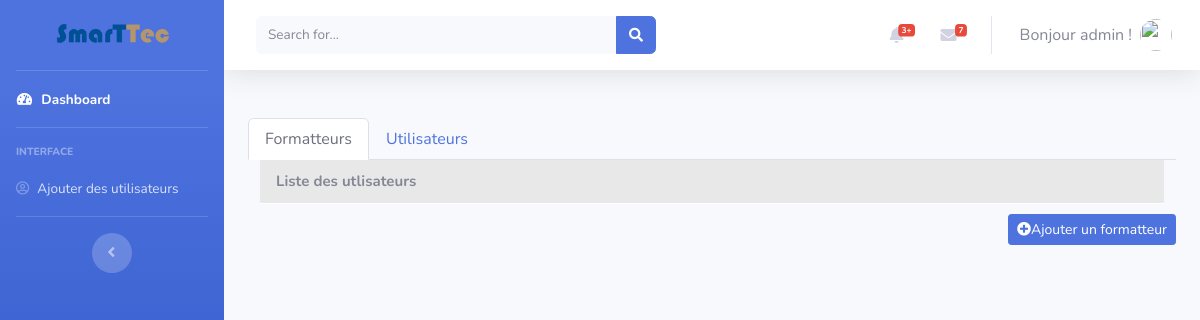
The page /add_users (signed in) on the database as committed earlier.
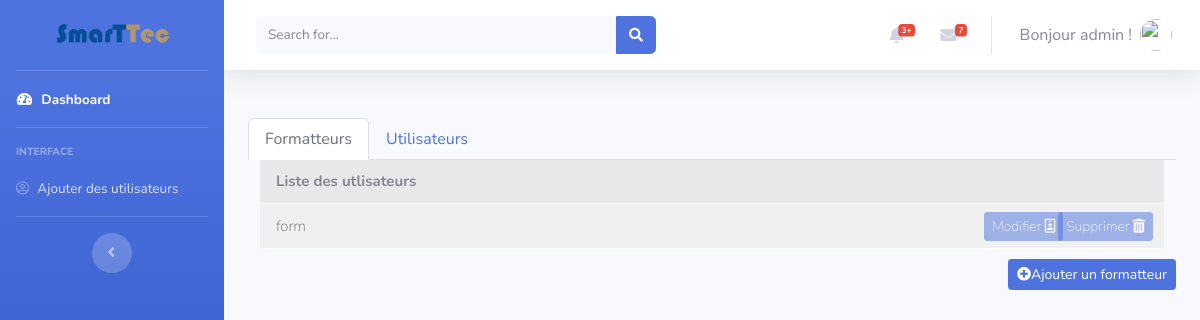
The same page on the database as committed later.
### flaskblog/models.py (models this page shows, shortened)
class User(db.Model, UserMixin):
    id = db.Column(db.Integer, primary_key=True)
    username = db.Column(db.String(20), unique=True, nullable=False)
    email = db.Column(db.String(120), unique=True, nullable=False)
    image_file = db.Column(db.String(20), nullable=False,
                           default='default.jpg')
    password = db.Column(db.String(60), nullable=False)
    acc_rights = db.Column(db.Integer, default=2)
    posts = db.relationship('Post', backref='author', lazy=True)

### flaskblog/main/routes.py (the view)
@main.route("/add_users", methods=['GET', 'POST'])
def add_users():
    if(not(current_user.is_authenticated) or (current_user.acc_rights != 0)):
        abort(403)
    update_form = UpdateAccountForm()
    delete_form = DeleteAccountForm()
    add_form = RegistrationForm()
    if(request.method == 'POST'):
        print(request.json)
    """
    if update_form.data and update_form.validate():
        #print(request.form)
        username=update_form.this_user.data
        user = User.query.filter_by(username=username).first()
        for attr in ['username','email','password']:
            if(update_form.username.data):
                user.username=update_form.username.data
            if(update_form.email.data):
                user.email=update_form.email.data
            if(update_form.password.data):
                user.password=update_form.password.data
        db.session.commit()
        return redirect(url_for('main.add_users'))
    if delete_form.data and delete_form.validate():
        #print(request.form)
        username=delete_form.this_user.data
        user = User.query.filter_by(username=username).first()
        db.session.delete(user)
        db.session.commit()
        return redirect(url_for('main.add_users'))
    if add_form.data and add_form.validate():
        hashed_password = bcrypt.generate_password_hash(
            add_form.password.data).decode('utf-8')
        user = User(username=add_form.username.data,
                    email=add_form.email.data, password=hashed_password,acc_rights=add_form.acc_rights.data)
        db.session.add(user)
        db.session.commit()
        return redirect(url_for('main.add_users'))
    """
    """
    if(request.method == "GET"):
        errors = request.args.getlist('errors')
        print(errors)
    if(not(errors)):
        errors = []
    """
    form_users = User.query.filter_by(acc_rights=1).all()
    users = User.query.filter_by(acc_rights=2).all()
    return render_template('add_users.html', form_users=form_users, users=users, update_form=update_form, add_form=add_form, delete_form=delete_form)

### flaskblog/users/forms.py (shortened to what this page needs)
class UpdateAccountForm(FlaskForm):
    username = StringField('Username',
                           validators=[DataRequired(), Length(max=20)])
    email = StringField('Email',
                        validators=[DataRequired(), Email()])
    picture = FileField('Update Profile Picture', validators=[
                        FileAllowed(['jpg', 'png'])])
    submit = SubmitField('Update')
    password = PasswordField('New Password')
    this_user = HiddenField('this_user')

class DeleteAccountForm(FlaskForm):
    this_user = HiddenField('this_user')
    submit = SubmitField('Delete')

### flaskblog/models.py (called while the page is built)
@login_manager.user_loader
def load_user(user_id):
    return User.query.get(int(user_id))

### flaskblog/templates/startbootstrap-sb-admin-2-gh-pages/add_users.html (shortened to what this page needs)
{% extends 'base.html' %} {% block content %}
<div id="wrapper">
  {% include 'Sidebar.html' %}
  <div id="content-wrapper" class="d-flex flex-column">
    <div id="content">
      {% include 'Topbar.html' %}
      <div class="container-fluid">
        <ul class="nav nav-tabs" id="myTab" role="tablist">
          <li class="nav-item">
            <a
              class="nav-link active"
              id="home-tab"
              data-toggle="tab"
              href="#form"
              role="tab"
              aria-controls="home"
              aria-selected="true"
              >Formatteurs</a
            >
          </li>
          <li class="nav-item">
            <a
              class="nav-link"
              id="profile-tab"
              data-toggle="tab"
              href="#user"
              role="tab"
              aria-controls="profile"
              aria-selected="false"
              >Utilisateurs</a
            >
          </li>
        </ul>
        <div class="tab-content" id="myTabContent">
          <div
            class="tab-pane fade show active"
            id="form"
            role="tabpanel"
            aria-labelledby="contact-tab"
          >
            <div class="col-sm-12 course-section">
              <div class="section-title">
                Liste des utlisateurs
              </div>
              <ul class="section-list">
                {% for user in form_users %}
                <li class="section-item form-modif">
                  <a class="item" href="#">
                    <span class="lecture-icon">
                    </span>
                    <div class="float-left">
                      {{user.username}}
                    </div>
                    <div
                      class="btn-primary btn-sm float-right lecture-start form-modif"
                      data-username="{{user.username}}"
                      data-toggle="modal"
                      data-target="#deleteModal"
                    >
                      Supprimer <i class="fas fa-trash-alt"></i>
                    </div>
                    <div
                      class="btn-primary btn-sm float-right lecture-start form-modif"
                      data-username="{{user.username}}"
                      data-email="{{user.email}}"
                      data-img_path="{{user.image_file}}"
                      data-toggle="modal"
                      data-target="#modifyModal"
                    >
                      Modifier <i class="far fa-id-badge"></i>
                    </div>
                  </a>
                </li>
                {% endfor %}
              </ul>
            </div>
            <div
              class="btn btn-primary btn-sm float-right lecture-start form-modif"
              data-toggle="modal"
              data-target="#addModal"
              data-usertype="1"
              type="button"
            >
              <i class="fas fa-plus-circle"></i>Ajouter un formatteur
            </div>
          </div>
        </div>
      </div>
    </div>
  </div>
</div>
{% endblock %}

### flaskblog/templates/startbootstrap-sb-admin-2-gh-pages/base.html (shortened to what this page needs)
<!DOCTYPE html>
<html lang="en">
  <head>
    <link
      href="{{url_for('static',filename='vendor/fontawesome-free/css/all.min.css')}}"
      rel="stylesheet"
      type="text/css"
    />
    <link
      href="{{url_for('static',filename='css/sb-admin-2.min.css')}}"
      rel="stylesheet"
    />
    <link
      href="{{url_for('static',filename='css/fedora.css')}}"
      rel="stylesheet"
    />
    <link
      href="{{url_for('static',filename='css/extra.css')}}"
      rel="stylesheet"
    />
  </head>
  <body id="page-top">
    {%block content %}{% endblock %}
  </body>
</html>

### flaskblog/templates/startbootstrap-sb-admin-2-gh-pages/Sidebar.html
<div id="wrapper">
  <ul
    class="navbar-nav bg-gradient-primary sidebar sidebar-dark accordion"
    id="accordionSidebar"
  >
    <a
      class="sidebar-brand d-flex align-items-center justify-content-center"
      href="/"
    >
      <img
        src="{{url_for('static',filename='img/SMARTTEC-Logo.png')}}"
        style="max-width: 100%; max-height: 100%;"
      />
    </a>
    <hr class="sidebar-divider my-0" />
    <li class="nav-item active">
      <a class="nav-link" href="/index">
        <i class="fas fa-fw fa-tachometer-alt"></i>
        <span>Dashboard</span></a
      >
    </li>
    <hr class="sidebar-divider" />
    <div class="sidebar-heading">
      Interface
    </div>
    {% if current_user.acc_rights==2 %}
    <li class="nav-item">
      <a class="nav-link" href="/">
        <i class="fas fa-shopping-cart"></i>
        <span>Trouver une Formation</span></a
      >
    </li>
    <li class="nav-item">
      <a class="nav-link" href="/mesformations">
        <i class="fas fa-shopping-basket"></i>
        <span>Mes Formations</span></a
      >
    </li>
    <li class="nav-item">
      <a class="nav-link" href="/account">
        <i class="far fa-user-circle"></i>
        <span>Mon Profile</span></a
      >
    </li>
    {% elif current_user.acc_rights==0 %}
    <li class="nav-item">
      <a class="nav-link" href="/add_users">
        <i class="far fa-user-circle"></i>
        <span>Ajouter des utilisateurs</span></a
      >
    </li>
    {% endif %}
    <hr class="sidebar-divider" />
    <div class="text-center d-none d-md-inline">
      <button class="rounded-circle border-0" id="sidebarToggle"></button>
    </div>
  </ul>
</div>

### flaskblog/templates/startbootstrap-sb-admin-2-gh-pages/Topbar.html (shortened to what this page needs)
<nav
  class="navbar navbar-expand navbar-light bg-white topbar mb-4 static-top shadow"
>
  <form
    class="d-none d-sm-inline-block form-inline mr-auto ml-md-3 my-2 my-md-0 mw-100 navbar-search"
  >
    <div class="input-group">
      <input
        type="text"
        class="form-control bg-light border-0 small"
        placeholder="Search for..."
        aria-label="Search"
        aria-describedby="basic-addon2"
      />
      <div class="input-group-append">
        <button class="btn btn-primary" type="button">
          <i class="fas fa-search fa-sm"></i>
        </button>
      </div>
    </div>
  </form>
  <ul class="navbar-nav ml-auto">
    {% if current_user.username %}
    <li class="nav-item dropdown no-arrow mx-1">
      <a
        class="nav-link dropdown-toggle"
        href="#"
        id="alertsDropdown"
        role="button"
        data-toggle="dropdown"
        aria-haspopup="true"
        aria-expanded="false"
      >
        <i class="fas fa-bell fa-fw"></i>
        <span class="badge badge-danger badge-counter">3+</span>
      </a>
    </li>
    <li class="nav-item dropdown no-arrow mx-1">
      <a
        class="nav-link dropdown-toggle"
        href="#"
        id="messagesDropdown"
        role="button"
        data-toggle="dropdown"
        aria-haspopup="true"
        aria-expanded="false"
      >
        <i class="fas fa-envelope fa-fw"></i>
        <span class="badge badge-danger badge-counter">7</span>
      </a>
    </li>
    <li class="nav-item dropdown no-arrow">
      <a
        class="nav-link dropdown-toggle"
        href="#"
        id="userDropdown"
        role="button"
        data-toggle="dropdown"
        aria-haspopup="true"
        aria-expanded="false"
      >
        <span class="mr-2 d-none d-lg-inline text-gray-600 large"
          >Bonjour {{current_user.username}} !</span
        >
        <img
          class="img-profile rounded-circle"
          src="https://source.unsplash.com/QAB-WJcbgJk/60x60"
        />
      </a>
    </li>
    {%endif%}
  </ul>
</nav>

### flaskblog/static/css/fedora.css (style rules this page uses)
.course-section { margin-bottom: 10px; }
.course-section .section-title { background: #e8e8e8; padding: 10px 16px; margin: 0; font-size: 15px; font-weight: bold; border-bottom: 1px solid #fff; }
.course-section ul.section-list { margin: 0; padding: 0; }
.course-section ul.section-list .section-item { margin: 0; padding: 0; list-style-type: none; border-bottom: 1px solid #fff; }
.course-section ul.section-list .section-item .item { display: block; padding: 11px 16px; background: #f0f0f0; list-style-type: none; font-size: 15px; color: #676767; text-decoration: none; font-weight: 200; }
.course-section ul.section-list .section-item .item .lecture-icon { padding-right: 5px; }
.course-section ul.section-list .section-item .item .btn-primary { margin-top: -3px; margin-right: -5px; }
.course-section ul.section-list .section-item .lecture-start { opacity: 0.5; }

### flaskblog/static/css/extra.css (style rules this page uses)
:root { --input-padding-x: 1.5rem; --input-padding-y: 0.75rem; }

Rows that differ between the two databases and show on the page:
added User: username "form"
